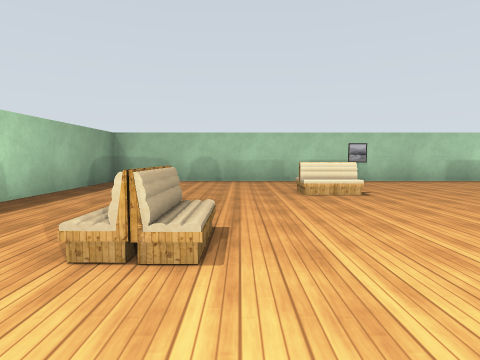
[1] (above)

18 first-person views from a walk through a robot-simulator world made for Gazebo. The camera is 1.2 m above the floor, tilts 4° down and sees 75° across. The floor is counted in squares, 2 m on a side. Each view is taken from the middle of a square. On the plan, view 1 faces up. The plan holds only what a view shows up to about 9 squares ahead; the rest is blank. The place goes on beyond the plan. Gazebo's built-in surfaces are drawn with simple patterns. Some surface patterns are stand-ins.

[2]
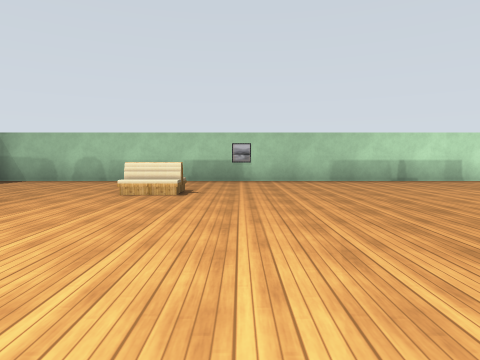

[3]
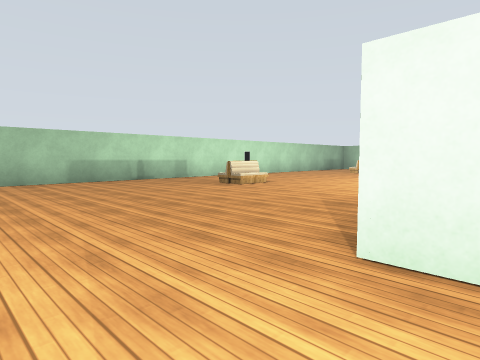

[4]
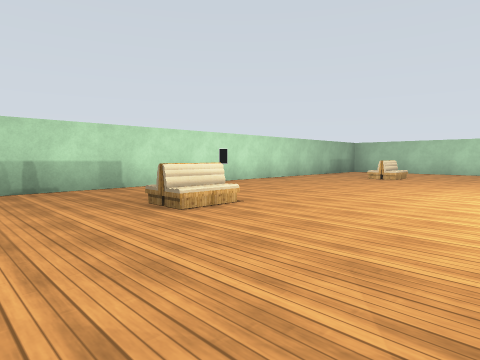

[5]
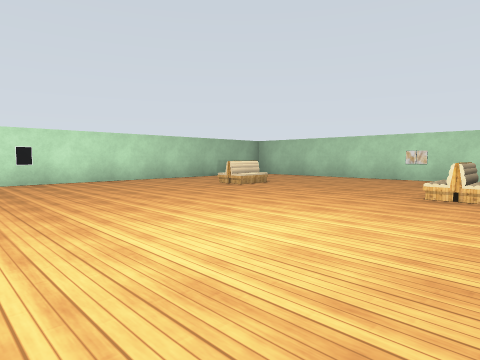

[6]
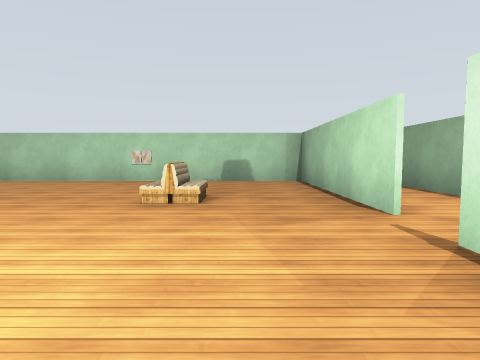

[7]
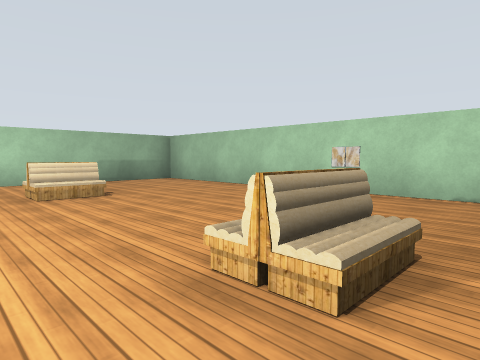

[8]
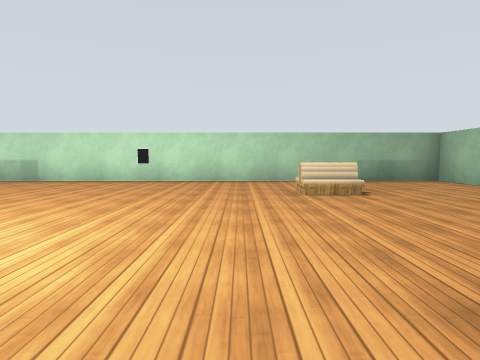

[9]
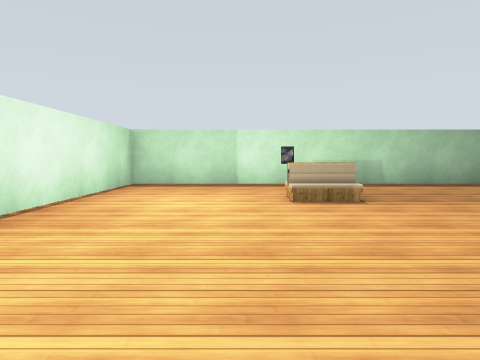

[10]
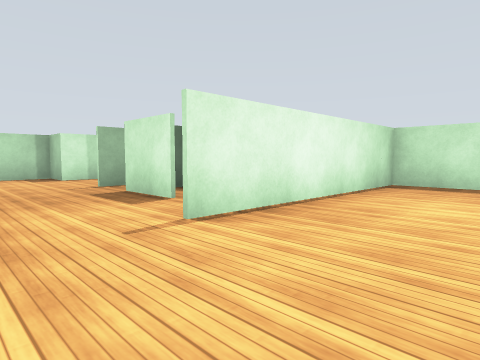

[11]
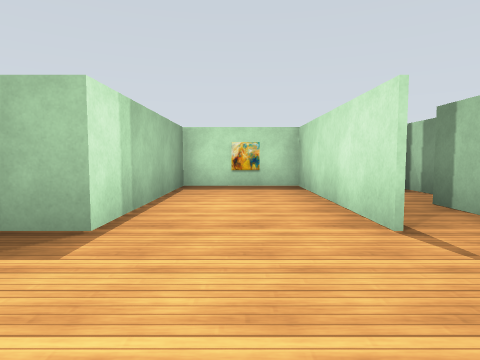

[12]
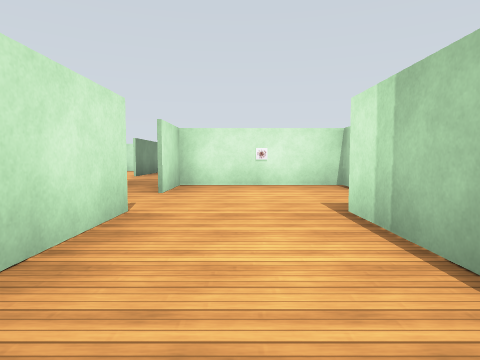

[13]
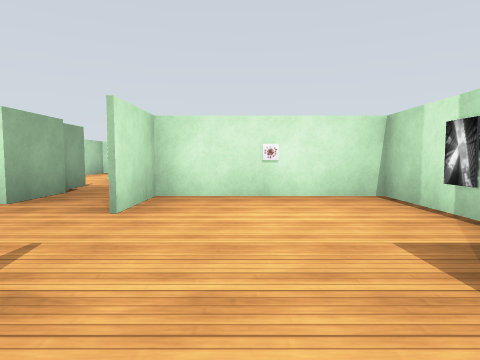

[14]
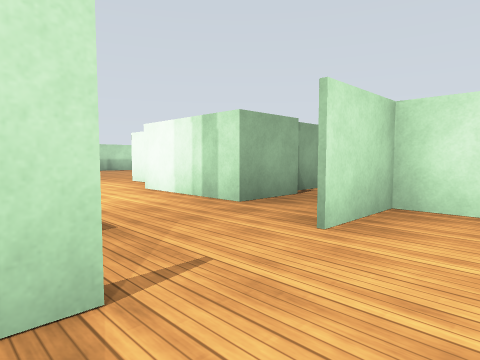

[15]
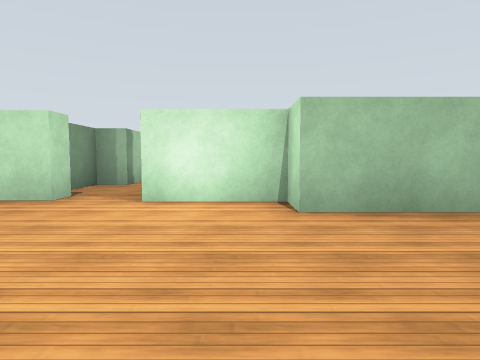

[16]
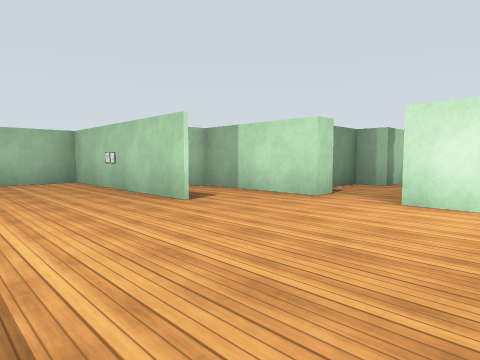

[17]
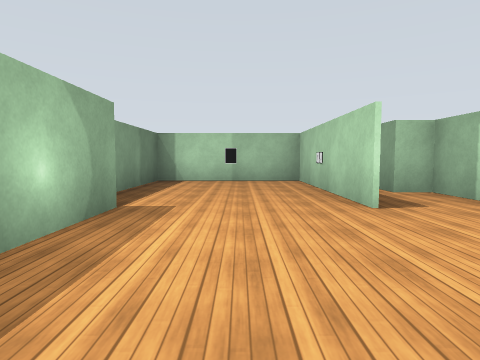

[18]
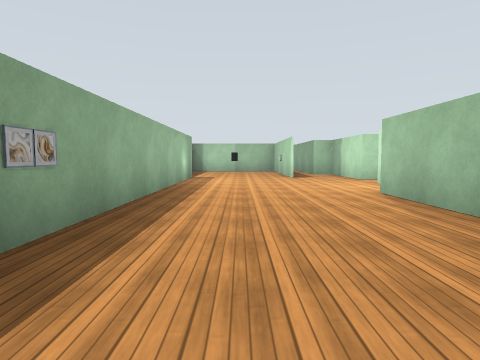

### Floor plan
Ten units are one square. View 1 is at (0, 0); x grows to the right and y downward. Boxes are objects, and circles mark ways between rooms. Rooms are numbered by the first view taken in them; rooms with no view inside come last. Other rooms are left out.
<svg viewBox="-87 -86 284 202">
<path fill="none" stroke="#000" d="M49 -1 49 -9M141 15 192 15 192 -81 -32 -81 -32 15 22 15M15 82 15 93 49 93 49 57 32 57M-26 66 -26 56M-21 45 -26 45 -26 16M-44 34 -44 -12 -82 -12 -82 16M-36 100 -36 77 -28 77M-33 16 -33 10M-75 31 -75 111M0 38 -21 38M9 57 15 57 -27 57 -27 82 15 82M10 45 0 45M55 40 40 40M40 40 40 12M15 29 15 45"/>
<rect x="-15" y="-25" width="10" height="10" fill="#bbb"><title>bench</title></rect>
<rect x="5" y="-55" width="20" height="10" fill="#bbb"><title>bench</title></rect>
<rect x="75" y="-55" width="20" height="10" fill="#bbb"><title>bench</title></rect>
<rect x="145" y="-15" width="20" height="10" fill="#bbb"><title>bench</title></rect>
<rect x="145" y="-55" width="20" height="10" fill="#bbb"><title>bench</title></rect>
<circle cx="30" cy="10" r="3" fill="#2a7"/>
<circle cx="10" cy="70" r="3" fill="#2a7"/>
<circle cx="25" cy="60" r="3" fill="#2a7"/>
<circle cx="25" cy="40" r="3" fill="#2a7"/>
<text x="80" y="-30">1</text>
<text x="30" y="70">2</text>
<text x="-40" y="60">3</text>
<text x="30" y="30">4</text>
</svg>
Room 1 opens to room 4. Room 2 opens to room 3. Room 3 opens to room 4.

Where each view was taken, in squares from view 1:
view 1: 0 up, 0 right, facing up
view 2: 0 up, 3 right, facing up
view 3: 0 up, 3 right, facing up-right
view 4: 2 up, 6 right, facing up-right
view 5: 0 up, 10 right, facing up-right
view 6: 0 up, 11 right, facing right
view 7: 0 up, 14 right, facing up-right
view 8: 0 up, 14 right, facing up
view 9: 1 up, 4 right, facing left
view 10: 1 up, 4 right, facing down-left
view 11: 7 down, 4 right, facing left
view 12: 7 down, 2 left, facing right
view 13: 7 down, 0 right, facing right
view 14: 7 down, 1 right, facing up-right
view 15: 7 down, 7 left, facing right
view 16: 7 down, 7 left, facing up-right
view 17: 7 down, 6 left, facing up
view 18: 13 down, 6 left, facing up
